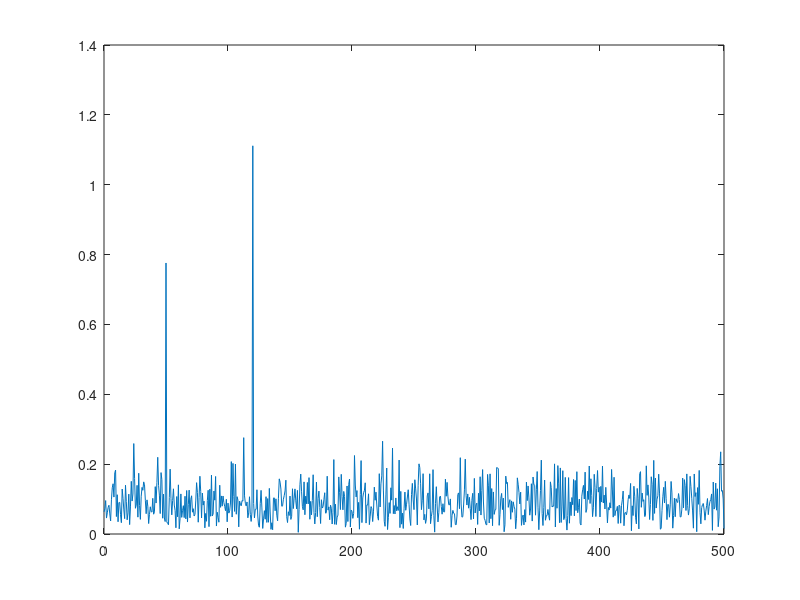

Source code (MATLAB): (Note: this script raises an error after producing the figure.)
Fs = 1000;
T = 1/Fs;
L = 1500;
t = (0:L-1)*T;

S = 0.7*sin(2*pi*50*t) + sin(2*pi*120*t);
X = S + 2*randn(size(t));

figure(4);
%plot(1000*t(1:50), X(1:50))

Y = fft(X);
P2 = abs(Y/L);
P1 = P2(1:L/2 + 1);
P1(2:end - 1) = 2*P1(2:end - 1);

 f = Fs*(0:(L/2))/L;
 
 plot(f, P1);
 
 Y = fft(test);
 P2 = abs(Y/length(test));
 P1 = P2(1:length(test)/2+1);
 P1(2:end-1) = 2*P1(2:end-1);
 
 f = 100*(0:(length(test)/2))/length(test);
 plot(f, P1);
